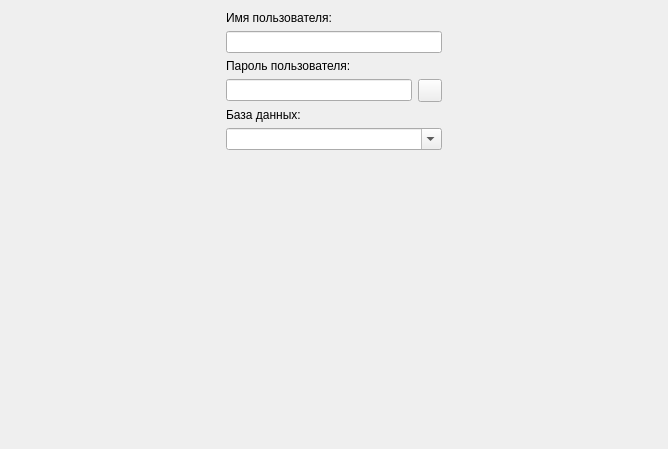
<?xml version="1.0" encoding="UTF-8"?>
<ui version="4.0">
 <class>OraConnectionPage</class>
 <widget class="QWizardPage" name="OraConnectionPage">
  <property name="geometry">
   <rect>
    <x>0</x>
    <y>0</y>
    <width>668</width>
    <height>449</height>
   </rect>
  </property>
  <property name="windowTitle">
   <string>WizardPage</string>
  </property>
  <layout class="QVBoxLayout" name="verticalLayout_2">
   <item>
    <layout class="QHBoxLayout" name="horizontalLayout_2">
     <item>
      <spacer name="horizontalSpacer_2">
       <property name="orientation">
        <enum>Qt::Horizontal</enum>
       </property>
       <property name="sizeHint" stdset="0">
        <size>
         <width>40</width>
         <height>20</height>
        </size>
       </property>
      </spacer>
     </item>
     <item>
      <layout class="QVBoxLayout" name="verticalLayout">
       <item>
        <widget class="QLabel" name="label_3">
         <property name="text">
          <string>Имя пользователя:</string>
         </property>
        </widget>
       </item>
       <item>
        <widget class="QLineEdit" name="systemEdit">
         <property name="text">
          <string/>
         </property>
        </widget>
       </item>
       <item>
        <widget class="QLabel" name="label_4">
         <property name="text">
          <string>Пароль пользователя:</string>
         </property>
        </widget>
       </item>
       <item>
        <layout class="QHBoxLayout" name="horizontalLayout">
         <item>
          <widget class="QLineEdit" name="syspswdEdit">
           <property name="text">
            <string/>
           </property>
          </widget>
         </item>
         <item>
          <widget class="QToolButton" name="copyButton">
           <property name="toolTip">
            <string>Копировать имя в пароль</string>
           </property>
           <property name="text">
            <string/>
           </property>
           <property name="icon">
            <iconset resource="../FmtLib/res/fmt.qrc">
             <normaloff>:/img/CopyHS.png</normaloff>:/img/CopyHS.png</iconset>
           </property>
          </widget>
         </item>
        </layout>
       </item>
       <item>
        <widget class="QLabel" name="label_2">
         <property name="text">
          <string>База данных:</string>
         </property>
        </widget>
       </item>
       <item>
        <widget class="QComboBox" name="serviceBox">
         <property name="editable">
          <bool>true</bool>
         </property>
        </widget>
       </item>
      </layout>
     </item>
     <item>
      <spacer name="horizontalSpacer">
       <property name="orientation">
        <enum>Qt::Horizontal</enum>
       </property>
       <property name="sizeHint" stdset="0">
        <size>
         <width>40</width>
         <height>20</height>
        </size>
       </property>
      </spacer>
     </item>
    </layout>
   </item>
   <item>
    <spacer name="verticalSpacer">
     <property name="orientation">
      <enum>Qt::Vertical</enum>
     </property>
     <property name="sizeHint" stdset="0">
      <size>
       <width>20</width>
       <height>285</height>
      </size>
     </property>
    </spacer>
   </item>
  </layout>
 </widget>
 <resources>
  <include location="../FmtLib/res/fmt.qrc"/>
 </resources>
 <connections/>
</ui>
